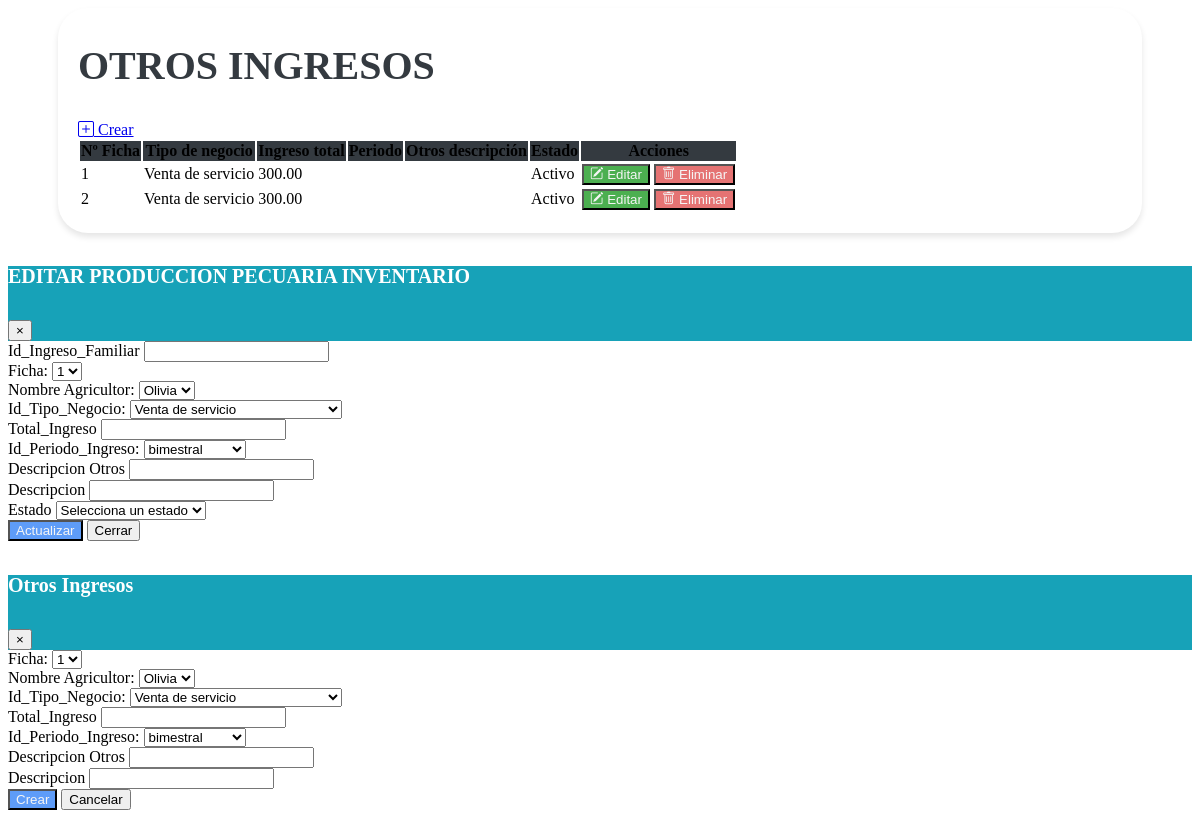
Screenshot of /vistas/Mantenimiento_Ingreso_Familiar.php with the database file from the repository.
### tables this page shows
CREATE TABLE `tbl_ingreso_familiar` (
  `Id_Ficha` bigint(20) DEFAULT NULL,
  `Id_Productor` bigint(20) DEFAULT NULL,
  `Id_Ingreso_Familiar` bigint(20) NOT NULL,
  `Id_Tipo_Negocio` bigint(20) DEFAULT NULL,
  `Total_Ingreso` decimal(10,2) DEFAULT NULL,
  `Id_Periodo_Ingreso` bigint(20) DEFAULT NULL,
  `Descripcion_Otros` varchar(255) DEFAULT NULL,
  `Descripcion` varchar(255) DEFAULT NULL,
  `Creado_Por` varchar(255) DEFAULT NULL,
  `Fecha_Creacion` timestamp NOT NULL DEFAULT current_timestamp(),
  `Modificado_Por` varchar(255) DEFAULT NULL,
  `Fecha_Modificacion` timestamp NOT NULL DEFAULT current_timestamp() ON UPDATE current_timestamp(),
  `estado` enum('A','I') DEFAULT 'A'
);

CREATE TABLE `tbl_tipo_negocios` (
  `id_tipo_negocio` bigint(20) NOT NULL,
  `tipo_negocio` varchar(255) DEFAULT NULL,
  `descripcion` text DEFAULT NULL,
  `creado_por` varchar(255) DEFAULT NULL,
  `fecha_creacion` timestamp NOT NULL DEFAULT current_timestamp() ON UPDATE current_timestamp(),
  `modificado_por` varchar(255) DEFAULT NULL,
  `fecha_modificacion` timestamp NOT NULL DEFAULT current_timestamp() ON UPDATE current_timestamp(),
  `estado` enum('A','I') DEFAULT NULL
);

### vistas/Mantenimiento_Ingreso_Familiar.php (the view, shortened to what the rows shown need)
<link href="https://cdn.jsdelivr.net/npm/bootstrap-icons@1.10.0/font/bootstrap-icons.css" rel="stylesheet">
<link rel="stylesheet" href="assets/css/estilos.css">
    <link rel="stylesheet" href="https://cdn.datatables.net/1.10.20/css/dataTables.bootstrap4.min.css">
<div class="containertable">
    <div class="d-flex justify-content-between align-items-end mb-4">
        <div>
            <h1 class="poppins-font mb-2">OTROS INGRESOS</h1>
            <br>
        </div>
    </div>
    <div class="table-responsive">
    <table id="tablax" class="table table-hover">
            <thead class="table-dark text-center" style="background-color: #343A40;">
                <tr>
                    <th scope="col">Nº Ficha</th>
                    <th scope="col">Tipo de negocio</th>
                    <th scope="col">Ingreso total</th>
                    <th scope="col">Periodo</th>
                    <th scope="col">Otros descripción</th>
                    <th scope="col">Estado</th>
                    <th scope="col">Acciones</th>
                </tr>
            </thead>
            <tbody class="text-center">
                <?php
                include "../php/conexion_be.php";
                $sql = $conexion->query("SELECT
                F.id_ficha,
                P.primer_nombre,
                Pd.periodo,
                TN.tipo_negocio,
                IFR.*
            FROM
                tbl_ingreso_familiar IFR
                LEFT JOIN fichas F ON IFR.Id_Ficha = F.id_ficha
                LEFT JOIN tbl_productor P ON IFR.Id_Productor = P.id_productor
                LEFT JOIN tbl_periodicidad Pd ON IFR.Id_Periodo_Ingreso = Pd.id_periodo
                LEFT JOIN tbl_tipo_negocios TN ON IFR.Id_Tipo_Negocio = TN.id_tipo_negocio;
            ");
                while ($datos = $sql->fetch_object()) { ?>
                    <tr>
                        <td><?= $datos->Id_Ficha ?></td>
                        <td><?= $datos->tipo_negocio ?></td>
                        <td><?= $datos->Total_Ingreso ?></td>
                        <td><?= $datos->periodo ?></td>
                        <td><?= $datos->Descripcion_Otros ?></td>
                        <td><?php
                            if ($datos->estado == "A") {
                                echo '<span class="badge bg-success">Activo</span>';
                            } else {
                                echo '<span class="badge bg-danger">Inactivo</span>';
                            }
                            ?></td>
                        <td>
                            <button type="button" class="btn btn-editar" data-toggle="modal" data-target="#modalEditar" onclick="abrirModalEditar
                            ('<?= $datos->Id_Ingreso_Familiar ?>', '<?= $datos->Id_Ficha ?>', '<?= $datos->Id_Productor ?>', '<?= $datos->Id_Tipo_Negocio ?>', '<?= $datos->Total_Ingreso ?>', '<?= $datos->Id_Periodo_Ingreso ?>', '<?= $datos->Descripcion_Otros ?>', '<?= $datos->Descripcion ?>','<?= $datos->estado ?>')">
                                <i class="bi bi-pencil-square"></i>
                                Editar
                            </button>
                            <form id="deleteForm" method="POST" action="modelos/eliminar_ingreso_familiar.php" style="display: inline;">
                                <button type="submit" class="btn btn-eliminar">
                                    <i class="bi bi-trash"></i>
                                    Eliminar
                                </button>
                            </form>
                        </td>
                    </tr>
                <?php }
                ?>
            </tbody>
        </table>
    </div>
</div>

### rows the page displays
tbl_ingreso_familiar: Id_Ficha "1", Id_Tipo_Negocio.tipo_negocio "Venta de servicio", Total_Ingreso "300.00", estado "Activo"
tbl_ingreso_familiar: Id_Ficha "2", Id_Tipo_Negocio.tipo_negocio "Venta de servicio", Total_Ingreso "300.00", estado "Activo"

### other values shown
form field Id_Ficha "1"
form field Id_Productor "Olivia"
form field Id_Tipo_Negocio "Venta de servicio"
form field Id_Periodo_Ingreso "bimestral"
